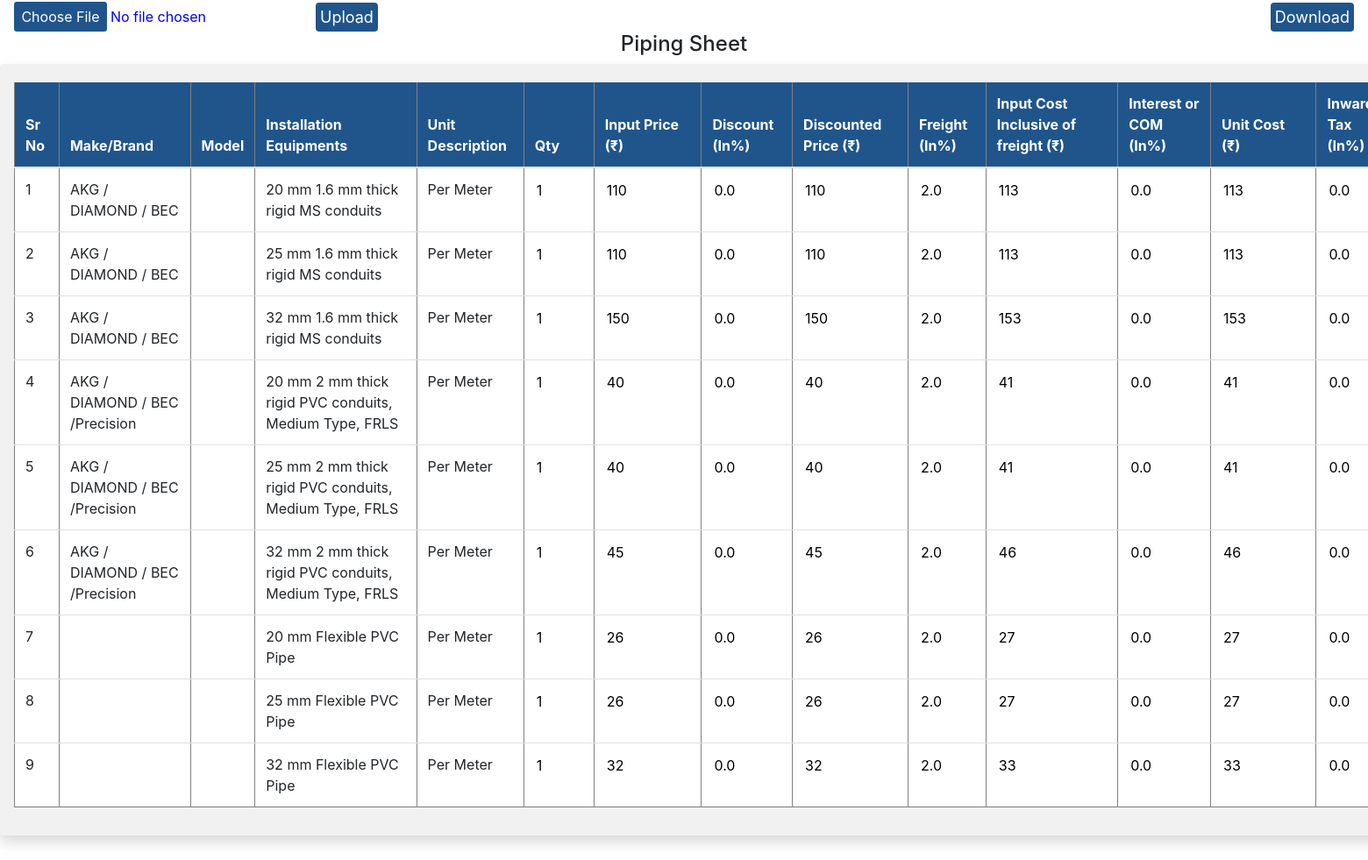
The app's page /admins/hardwarepiping/ with its own data.
### Admin1/models.py (models this page shows)
class HardWarePiping(models.Model):
    sr_no=models.AutoField(primary_key=True)
    MakeBrand=models.CharField(max_length=500)
    Model=models.CharField(max_length=500)
    InstallationEquipments=models.CharField(max_length=500)
    UnitDescription=models.CharField(max_length=500)
    Qty=models.IntegerField()
    InputPrice =models.IntegerField()
    Discount=models.IntegerField()
    DiscountedPrice=models.IntegerField()
    Freight=models.IntegerField()
    InputCostInclusiveoffreight=models.IntegerField()
    InterestCOM=models.IntegerField()
    UnitCost=models.IntegerField()
    InwardTax=models.IntegerField()
    UnitCostInclusiveofRisk=models.IntegerField()
    ContigencyPercentage=models.IntegerField()
    UnitCostInclusiveofContigency=models.IntegerField()
    Margin=models.IntegerField()
    Unit_Price=models.IntegerField()
    WarrantyCharges=models.IntegerField()
    UnitPrice=models.IntegerField()
    InsuranceCharges =models.IntegerField()
    ListPricewithoutRoundup =models.IntegerField()
    ListPricewithRoundedup =models.IntegerField()

class InputConfiguration(models.Model):
    sr_no=models.AutoField(primary_key=True)
    desc=models.CharField(max_length=500)
    ft_hardware=models.FloatField()
    active=models.FloatField()
    passive=models.FloatField()
    ddcsensor=models.FloatField()
    thirdparty=models.FloatField()
    cabpiptray=models.FloatField()
    ft_hardware1=models.FloatField()
    active1=models.FloatField()
    passive1=models.FloatField()
    ddcsensor1=models.FloatField()
    thirdparty1=models.FloatField()
    cabpiptray1=models.FloatField()
    ftmandayeffort=models.FloatField()
    othersmicffort=models.FloatField()
    ft2=models.FloatField()
    ft3=models.FloatField()
    ft4=models.FloatField()

### Admin1/views.py (the view)
# urls.py: path('hardwarepiping/',views.hardwarepiping,name='hardwarepiping'),
def hardwarepiping(request):
	entries=HardWarePiping.objects.all()
	context=fetchdata()
	context['entries']=entries
	return render(request,'Admin1/hardwarepiping.html',context)

### Admin1/views.py (called while the page is built)
def fetchdata():
	context={}
	InputConfigurations=InputConfiguration.objects.all()
	for i in range(len(InputConfigurations)):
		context[f"InputConfigurations{i+1}"]=InputConfigurations[i]
	return context

### templates/Admin1/hardwarepiping.html (shortened to what this page needs)
<!DOCTYPE html>
<html lang="en">
<head>
    <link rel="stylesheet" href="https://cdn.jsdelivr.net/npm/bootstrap@4.1.3/dist/css/bootstrap.min.css"
>
</head>
<body>
    <div style="display:flex;align-items:flex-end" >
                <form  action="/admins/hardwarepipingimport/" style="display:flex;align-items:flex-end" class="mx-3"  method="post" enctype="multipart/form-data">{% csrf_token %}
                    <div style="display:inline-block"><input type="file" style="color: blue;" accept=".xls" required name="bookfile" id=""></div>
                    <button type="submit" class="btn">Upload</button>
            </form>
            <a style="margin-left:auto ;" class="btnss" href="{% url 'export_hardwarepiping' %}">
                <button class="btn mx-3"> Download</button>
              </a>
    </div>
    <h4 style="text-align: center;">Piping Sheet</h4>
    <div style="width:3000px;background-color: rgb(241, 241, 241);" class="shadow p-3 mb-5 rounded">
        <form class="my-1">
            <table class="table" border='1'>
                <thead>
                    <tr style="background-color:#20558B;color:white">
                        <th>Sr No</th>
                        <th>Make/Brand</th>
                        <th>Model</th>
                        <th>Installation Equipments</th>
                        <th>Unit Description</th>
                        <th>Qty</th>
                        <th>Input Price (₹)</th>
                        <th>Discount (In%)</th>
                        <th>Discounted Price (₹)</th>
                        <th>Freight (In%)</th>
                        <th>Input Cost Inclusive of freight (₹)</th>
                        <th>Interest or COM (In%)</th>
                        <th>Unit Cost (₹)</th>
                        <th>Inward Tax (In%)</th>
                    </tr>
                </thead>
                <tbody>
                    {% for entry in entries %}
                    <tr style="background-color:white">
                        <td>{{entry.sr_no}}</td>
                        <td>{{entry.MakeBrand}}</td>
                        <td>{{entry.Model}}</td>
                        <td>{{entry.InstallationEquipments}}</td>
                        <td>{{entry.UnitDescription}}</td>
                        <th><input onchange="abcd(event)" class="{{entry.sr_no}}" id="{{entry.sr_no}}Qty" style="width: 55px;border:none" value="{{entry.Qty}}"
                                    type="number"></th>
                        <th><input onchange="efgh(event)" class="{{entry.sr_no}}" id="{{entry.sr_no}}InputPrice" style="width: 95px;border:none"  value="{{entry.InputPrice}}"
                                    type="number"></th>
                        <th><input  id="{{entry.sr_no}}Discount" style="width: 55px;border:none" readonly="true" value="{{InputConfigurations1.cabpiptray}}"
                                    type="number"></th>
                        <th><input  id="{{entry.sr_no}}DiscountedPrice" style="width: 95px;border:none" readonly="true" value="{{entry.DiscountedPrice}}"
                                    type="number"></th>
                        <th><input  id="{{entry.sr_no}}Freight" style="width: 55px;border:none" readonly="true" value="{{InputConfigurations2.cabpiptray}}"
                                    type="number"></th>
                        <th><input  id="{{entry.sr_no}}InputCostInclusiveoffreight" style="width: 95px;border:none" readonly="true" value="{{entry.InputCostInclusiveoffreight}}"
                                    type="number"></th>
                        <th><input  id="{{entry.sr_no}}InterestCOM" style="width: 55px;border:none" readonly="true" value="{{InputConfigurations3.cabpiptray}}"
                                    type="number"></th>
                        <th><input  id="{{entry.sr_no}}UnitCost" style="width: 95px;border:none" readonly="true" value="{{entry.UnitCost}}"
                                    type="number"></th>
                        <th><input  id="{{entry.sr_no}}InwardTax" style="width: 55px;border:none" readonly="true" value="{{InputConfigurations4.cabpiptray}}"
                                    type="number"></th>
                    </tr>
                    {% endfor %}
                </tbody>
            </table>
        </form>
    </div>
</body>
</html>

### templates/Admin1/hardwarepiping.html (style rules this page uses)
.btn { background-color: #20558B; border: none; color: white; padding: 3px 5px; cursor: pointer; font-size: 18px; }

### records on screen
HardWarePiping: sr_no "1", MakeBrand "AKG / DIAMOND / BEC", InstallationEquipments "20 mm 1.6 mm thick rigid MS conduits", UnitDescription "Per Meter", InputPrice "110", DiscountedPrice "110", InputCostInclusiveoffreight "113", UnitCost "113"
InputConfiguration: cabpiptray "0.0"
InputConfiguration: cabpiptray "2.0"
InputConfiguration: cabpiptray "0.0"
InputConfiguration: cabpiptray "0.0"
HardWarePiping: sr_no "2", MakeBrand "AKG / DIAMOND / BEC", InstallationEquipments "25 mm 1.6 mm thick rigid MS conduits", UnitDescription "Per Meter", Qty "1", InputPrice "110", DiscountedPrice "110", InputCostInclusiveoffreight "113", UnitCost "113"
HardWarePiping: sr_no "3", MakeBrand "AKG / DIAMOND / BEC", InstallationEquipments "32 mm 1.6 mm thick rigid MS conduits", UnitDescription "Per Meter", Qty "1", InputPrice "150", DiscountedPrice "150", InputCostInclusiveoffreight "153", UnitCost "153"
HardWarePiping: sr_no "4", MakeBrand "AKG / DIAMOND / BEC /Precision", InstallationEquipments "20 mm 2 mm thick rigid PVC conduits, Medium Type, FRLS", UnitDescription "Per Meter", Qty "1", InputPrice "40", DiscountedPrice "40", InputCostInclusiveoffreight "41", UnitCost "41"
HardWarePiping: sr_no "5", MakeBrand "AKG / DIAMOND / BEC /Precision", InstallationEquipments "25 mm 2 mm thick rigid PVC conduits, Medium Type, FRLS", UnitDescription "Per Meter", Qty "1", InputPrice "40", DiscountedPrice "40", InputCostInclusiveoffreight "41", UnitCost "41"
HardWarePiping: sr_no "6", MakeBrand "AKG / DIAMOND / BEC /Precision", InstallationEquipments "32 mm 2 mm thick rigid PVC conduits, Medium Type, FRLS", UnitDescription "Per Meter", Qty "1", InputPrice "45", DiscountedPrice "45", InputCostInclusiveoffreight "46", UnitCost "46"
HardWarePiping: sr_no "7", InstallationEquipments "20 mm Flexible PVC Pipe", UnitDescription "Per Meter", Qty "1", InputPrice "26", DiscountedPrice "26", InputCostInclusiveoffreight "27", UnitCost "27"
HardWarePiping: sr_no "8", InstallationEquipments "25 mm Flexible PVC Pipe", UnitDescription "Per Meter", Qty "1", InputPrice "26", DiscountedPrice "26", InputCostInclusiveoffreight "27", UnitCost "27"
HardWarePiping: sr_no "9", InstallationEquipments "32 mm Flexible PVC Pipe", UnitDescription "Per Meter", Qty "1", InputPrice "32", DiscountedPrice "32", InputCostInclusiveoffreight "33", UnitCost "33"
